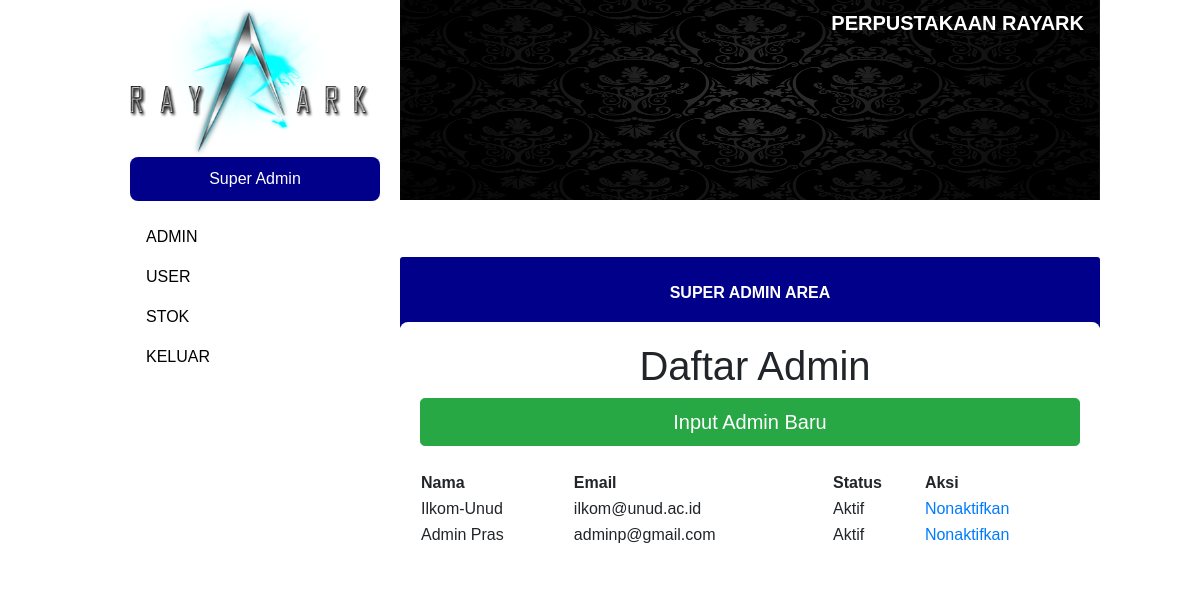
Screenshot of /admin.php (signed in) with the database file from the repository.
### tables this page shows
CREATE TABLE `user` (
  `id_user` int(11) NOT NULL,
  `user_name` varchar(100) NOT NULL,
  `email` varchar(255) NOT NULL,
  `password` varchar(256) NOT NULL,
  `role` enum('suadmin','user','admin','nonaktif') NOT NULL,
  `picture` varchar(255) NOT NULL
);

### db-con.php (called while the page is built, shortened)
<?php
class database{
	var $host = "localhost";
	var $username = "root";
	var $password = "";
	var $database = "perpustakaan";
	function __construct(){
		$this->koneksi = mysqli_connect($this->host, $this->username, $this->password,$this->database);
	}
}
?>

### admin.php (the view, shortened to what this page needs)
<!DOCTYPE html>
<html lang="en">
<head>
    <link rel="stylesheet" href="https://stackpath.bootstrapcdn.com/bootstrap/4.5.0/css/bootstrap.min.css">
    <?php include "style.php"; ?>
    <link rel="stylesheet" href="css/galeri.css">
</head>
<?php
$query = "SELECT * FROM user WHERE role='admin' OR role='nonaktif';"
?>
<body>
    <div id="main-content">
        <?php include 'header-sidebar.php';?>
        <div id="isi">
                <h1 style="text-align: center;">Daftar Admin</h1>
                <button data-target="#create" data-toggle="modal" class="btn btn-success btn-lg btn-block">Input Admin Baru</button><br>
                <table style="text-align: left;padding:10px;width:100%;">
                    <tr>
                        <th>Nama</th>
                        <th>Email</th>
                        <th>Status</th>
                        <th>Aksi</th>
                    </tr>
                    <?php
                    include_once("db-con.php");
                    $database = new database();
                    $result = mysqli_query($database->koneksi,$query);
                    while($pj = mysqli_fetch_assoc($result)){
                        echo "<tr>
                                <td>".$pj['user_name']."</td>
                                <td>".$pj['email']."</td>
                                <td>".($pj['role'] == 'admin' ? 'Aktif' : 'Nonaktif')."</td>
                                <td><a href=\"status-admin.php?id_user=".$pj['id_user']."&role=".$pj['role']."\">".($pj['role'] != 'admin' ? 'Aktifkan' : 'Nonaktifkan')."</a></td>
                            </tr>";
                    }
                    ?>
                </table>
        </div>
    </div>
</body>
</html>

### css/admin.css (style rules this page uses)
body { background-color: white; }

### css/galeri.css (style rules this page uses)
* { font-family: sans-serif; }
#main-content { margin: 0 auto; width: 1000px; height: auto; }
#isi { margin-top: 22px; margin-bottom: 8px; padding: 20px; width: 700px; float: right; background: white; border-radius: 8px; }
#isi h1 { margin-left: 10px; }

### rows the page displays
user: user_name "Ilkom-Unud", email "ilkom@unud.ac.id", role "Aktif"
user: user_name "Admin Pras", email "adminp@gmail.com", role "Aktif"
